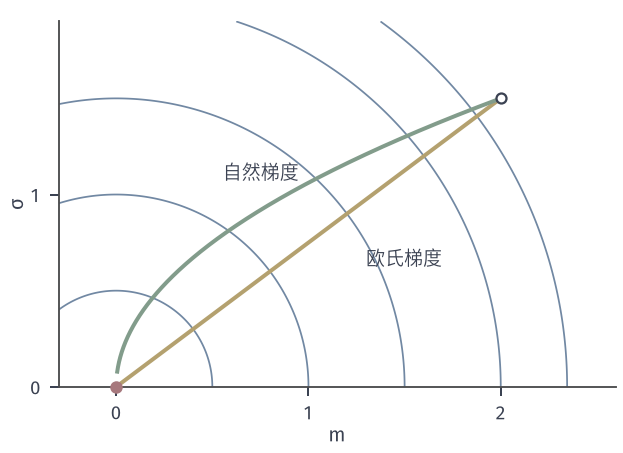

Generate this figure with Python:
from pathlib import Path
import sys
ROOT = next(p for p in Path(__file__).resolve().parents if (p/'build.sh').is_file() and (p/'tex/book.tex').is_file())
sys.path.insert(0, str(ROOT/'figures/00-shared/mathematical-preliminaries-upper/00-shared/comprehension-figures'))
from support import figure, save, BLUE, GREEN, YELLOW, RED, PURPLE, INK, MUTED, GRID, BLUE_FILL, GREEN_FILL, YELLOW_FILL, RED_FILL, PURPLE_FILL
import numpy as np
HERE = Path(__file__).resolve().parent
STROKE = '#4C4D4F'
def panel(fig, left, right, top, bottom, wspace=.25):
    fig.set_layout_engine(None)
    fig.subplots_adjust(left=left, right=right, top=top, bottom=bottom, wspace=wspace)
def tags(fig, axes):
    for ax, s in zip(axes, ('(a)', '(b)', '(c)', '(d)')):
        p = ax.get_position(); fig.text((p.x0+p.x1)/2, .015, s, ha='center', va='bottom')
def rastrigin(X, Y): return 20+X**2+Y**2-10*np.cos(2*np.pi*X)-10*np.cos(2*np.pi*Y)
# J(m,s)=m^2+s^2，高斯搜索分布 N(m,s^2)。欧氏梯度流 (m',s')=-(2m,2s) 与自然梯度流 (m',s')=-(2m s^2, s^3)
fig,ax=figure(width_mm=88,height_mm=64)
g=np.linspace(-.3,2.6,300); h=np.linspace(0,1.9,300); X,Y=np.meshgrid(g,h); ax.contour(X,Y,X**2+Y**2,levels=[.25,1,2.25,4,5.5],colors=[BLUE],linewidths=.7)
def flow(v,x0,dt=.002,N=9000):
    x=np.array(x0,float); p=[x.copy()]
    for i in range(N): x=x+dt*v(x); p.append(x.copy())
    return np.array(p)
E=flow(lambda x:-np.array([2*x[0],2*x[1]]),(2,1.5)); Nf=flow(lambda x:-np.array([2*x[0]*x[1]**2,x[1]**3]),(2,1.5),N=40000)
ax.plot(E[:,0],E[:,1],color=YELLOW,lw=1.6); ax.plot(Nf[:,0],Nf[:,1],color=GREEN,lw=1.6); ax.plot([2],[1.5],'o',ms=4,mfc='white',mec=INK,mew=.9,zorder=6); ax.plot([0],[0],'o',ms=5,color=RED,mew=0,zorder=6,clip_on=False)
ax.text(.95,1.06,'自然梯度',fontsize=7.5,ha='right',va='bottom'); ax.text(1.3,.72,'欧氏梯度',fontsize=7.5,ha='left',va='top')
ax.set_xlim(-.3,2.6); ax.set_ylim(0,1.9); ax.set_aspect('equal'); ax.set_xticks([0,1,2]); ax.set_yticks([0,1]); ax.set_xlabel('$m$',labelpad=1); ax.set_ylabel(r'$\sigma$',labelpad=1)
print(Nf[-1],Nf[::10000]); save(fig,HERE,'figure',{'J':'m^2+s^2','start':[2,1.5]})
